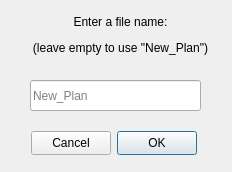
<?xml version="1.0" encoding="UTF-8"?>
<ui version="4.0">
 <class>createPlan_Filename</class>
 <widget class="QDialog" name="createPlan_Filename">
  <property name="geometry">
   <rect>
    <x>0</x>
    <y>0</y>
    <width>232</width>
    <height>172</height>
   </rect>
  </property>
  <property name="windowTitle">
   <string>Create Plan - File Name</string>
  </property>
  <property name="modal">
   <bool>false</bool>
  </property>
  <widget class="QPushButton" name="pushButton">
   <property name="geometry">
    <rect>
     <x>117</x>
     <y>131</y>
     <width>80</width>
     <height>24</height>
    </rect>
   </property>
   <property name="text">
    <string>OK</string>
   </property>
  </widget>
  <widget class="QPushButton" name="pushButton_2">
   <property name="geometry">
    <rect>
     <x>31</x>
     <y>131</y>
     <width>80</width>
     <height>24</height>
    </rect>
   </property>
   <property name="text">
    <string>Cancel</string>
   </property>
  </widget>
  <widget class="QLabel" name="label">
   <property name="geometry">
    <rect>
     <x>30</x>
     <y>10</y>
     <width>181</width>
     <height>51</height>
    </rect>
   </property>
   <property name="text">
    <string>&lt;html&gt;&lt;head/&gt;&lt;body&gt;&lt;p align=&quot;center&quot;&gt;Enter a file name:&lt;/p&gt;&lt;p align=&quot;center&quot;&gt;(leave empty to use &amp;quot;New_Plan&amp;quot;)&lt;/p&gt;&lt;/body&gt;&lt;/html&gt;</string>
   </property>
  </widget>
  <widget class="QLineEdit" name="lineEdit">
   <property name="geometry">
    <rect>
     <x>30</x>
     <y>80</y>
     <width>171</width>
     <height>31</height>
    </rect>
   </property>
   <property name="maxLength">
    <number>50</number>
   </property>
   <property name="placeholderText">
    <string>New_Plan</string>
   </property>
   <property name="clearButtonEnabled">
    <bool>false</bool>
   </property>
  </widget>
 </widget>
 <resources/>
 <connections/>
</ui>
